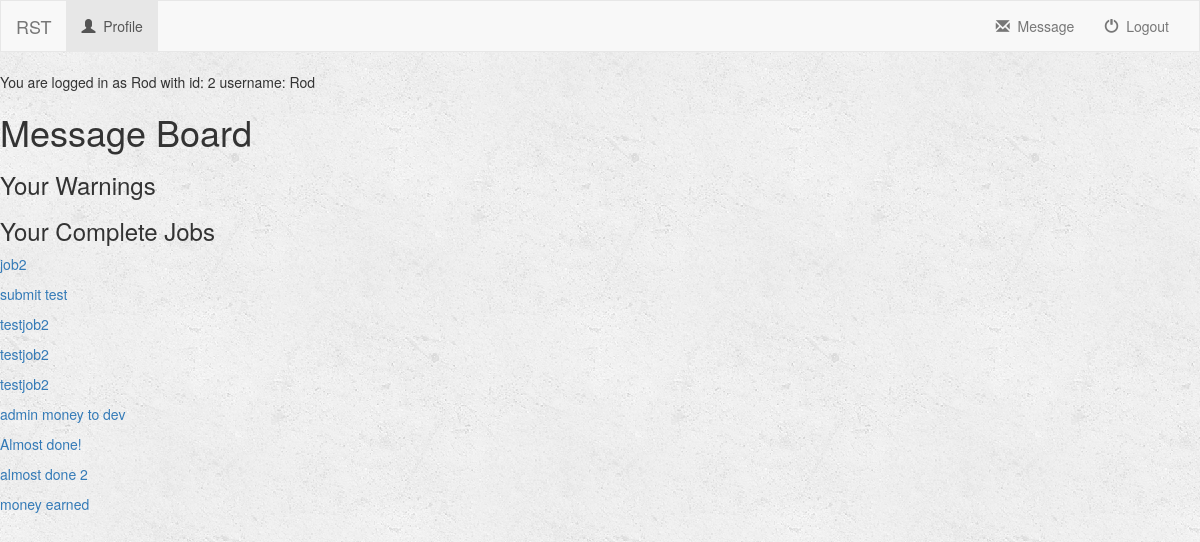
/turk/profile/2/message/ (signed in), run on the app's committed database.
### turk/models.py (models this page shows, shortened)
class Profile(models.Model):
    user = models.OneToOneField(User, on_delete=models.CASCADE, default=1)
    name = models.CharField(max_length=250)
    age = models.IntegerField(default=0)
    GENDER_CHOICES = (
        ('Male', 'Male'),
        ('Female', 'Female')
    )
    gender = models.CharField(max_length=6, choices=GENDER_CHOICES, default='Male')
    email = models.CharField(max_length=250)
    resume = models.FileField()
    sample_work_or_bussiness_credential = models.FileField()
    RATING_CHOICES=(
        (1, 1),
        (2, 2),
        (3, 3),
        (4, 4),
        (5, 5),
    )
    rating = models.FloatField(choices=RATING_CHOICES, default=5)
    average_rating = models.FloatField(default=0)       # average of rating RECEIVED by others
    rating_count = models.IntegerField(default=0)       # count of rating RECEIVED by others
    total_rating = models.FloatField(default=0)         # total rating RECEIVED by others
    avg_give_rating = models.FloatField(default=0)      # average of rating GIVEN to others
    total_give_rating = models.FloatField(default=0)    # total of rating GIVEN to others
    total_give_count = models.FloatField(default=0)     # count of rating GIVEN to others
    money = models.FloatField(default=0)
    POSITION_CHOICES=(
        ('Temporary', 'Temporary'),
        ('Client', 'Client'),
        ('Developer', 'Developer'),
    )
    position = models.CharField(max_length=9, choices=POSITION_CHOICES, default='Temporary')
    DESIRED_POSITION_CHOICES=(
        ('Client', 'Client'),
        ('Developer', 'Developer'),
    )
    desired_position = models.CharField(max_length=9, choices=DESIRED_POSITION_CHOICES, default='Client')
    profile_picture = models.ImageField(default='default.png')
    interest = models.TextField()
    isBlackListed = models.BooleanField(default=False)
    INTEREST_CHOICES=(
        ('Being Human', 'Being Human'),
        ('Software Development', 'Software Development'),
        ('Video Games', 'Video Games'),
        ('Social Media', 'Social Media'),
        ('Food', 'Food'),
        ('Party', 'Party'),
        ('Entrepreneurship', 'Entrepreneurship'),
        ('Money', 'Money'),
    )
    interest = MultiSelectField(choices=INTEREST_CHOICES, default="Being Human")
    honor_Early_Bird = models.BooleanField(default=False)
    honor_Hard_Worker = models.BooleanField(default=False)
    honor_MILLIONAIRE = models.BooleanField(default=False)
    honor_Job_Supplier = models.BooleanField(default=False)
    honor_Veteran = models.BooleanField(default=False)
    honor_toohardman = models.BooleanField(default=False)
    honor_Cold_Headed_Tim = models.BooleanField(default=False)
    honor_Novice = models.BooleanField(default=True)
    honor_Normie = models.BooleanField(default=False)
    honor_General = models.BooleanField(default=False)
    honor_Lurker = models.BooleanField(default=False)
    num_early = models.IntegerField(default=0)      # number of time dev delivered early
    money_earned = models.FloatField(default=0)     # amount of money dev made
    num_post = models.IntegerField(default=0)       # number of total posts client posted
    num_post_ex = models.IntegerField(default=0)    # number of expired posts client posted
    acc_created = models.DateTimeField(default=datetime.now())   # date of when acc made
    warn_poor = models.BooleanField(default=False)  # avg rating <=2 for >=5 projects
    warn_eval = models.BooleanField(default=False)  # avg rating to others <2 or >4 for >=8 projects
    warn_final = models.BooleanField(default=False) # final warning, next login = gg

class JobSubmission(models.Model):
    developer = models.ForeignKey(User, on_delete=models.CASCADE, default=1)
    job = models.ForeignKey(Job, on_delete=models.CASCADE, default=1)
    submission = models.TextField()
    RATING_CHOICES = (
        (1, 1),
        (2, 2),
        (3, 3),
        (4, 4),
        (5, 5),
    )
    rating = models.FloatField(choices=RATING_CHOICES, default=5)
    reason = models.TextField()
    def __str__(self):
        return self.submission

class Job(models.Model):
    user = models.ForeignKey(User, on_delete=models.CASCADE, default=1)
    job_title = models.CharField(max_length=250)
    job_description = models.TextField()
    job_price = models.FloatField(default=0)
    is_complete = models.BooleanField(default=False) # job submitted
    is_late = models.BooleanField(default=False)
    is_rated = models.BooleanField(default=False)
    is_open = models.BooleanField(default=True) # Job is still open for bid
    lowest_bid = models.FloatField(validators=[MinValueValidator(0), MaxValueValidator(100)], default=0)
    bid_deadline = models.DateTimeField(default=datetime.now()+timedelta(7))
    job_deadline = models.DateTimeField(default=datetime.now()+timedelta(21))

### turk/views.py (the view)
# urls.py: url(r'^profile/(?P<user_id>[0-9]+)/message/$', views.message, name='message'),
def message(request, user_id):
    user = get_object_or_404(User, pk=user_id)
    if request.user.profile.position == "Client":
        jobs = Job.objects.filter(user=user).filter(is_complete=True)
    if request.user.profile.position == "Developer":
        jobs = JobSubmission.objects.filter(developer=user)
    print(jobs)
    context = {
        'user': user,
        'jobs': jobs,
    }
    return render(request, 'turk/message.html', context)

### turk/templates/turk/message.html (shortened to what this page needs)
{% extends 'turk/base.html' %}
{% block body %}
<h1>Message Board</h1>
<h3>Your Warnings</h3>
<h3>Your Complete Jobs</h3>
{% if request.user.profile.position == "Developer" %}
    {% for job in jobs %}
        <p><a href="{% url 'turk:job_description' job.job.user.id job.job.id %}">{{job.job.job_title}}</a></p>
    {% endfor %}
{% endif %}
{% endblock %}

### turk/templates/turk/base.html (shortened to what this page needs)
<!DOCTYPE html>
<html lang="en">
<head>
    {% load staticfiles %}
    <link rel="stylesheet" href="https://maxcdn.bootstrapcdn.com/bootstrap/3.3.7/css/bootstrap.min.css">
    <link rel="stylesheet" type="text/css" href="{% static 'turk/style.css' %}" />
</head>
<body>
<nav class="navbar navbar-default">
    <div class="container-fluid">
        <div class = "navbar-header">
            <a class="navbar-brand" href ="{% url 'turk:index' %}">RST</a>
        </div>
        <div class="collapse navbar-collapse" id="topNavBar">
            {% if request.user.is_authenticated %}
                <ul class="nav navbar-nav">
                    <li class="active">
                        <a href="{% url 'turk:detail' request.user.id %}">
                            <span class="glyphicon glyphicon-user" aria-hidden="true"></span>&nbsp;
                            Profile
                        </a>
                    </li>
                </ul>
            {% endif %}
            {% if request.user.is_authenticated %}
                <ul class="nav navbar-nav navbar-right">
                    <li class="">
                        <a href="{% url 'turk:logout_user' %}">
                            <span class ="glyphicon glyphicon-off" aria-hidden="true"></span>&nbsp; Logout
                        </a>
                    </li>
                </ul>
                <ul class="nav navbar-nav navbar-right">
                    <li class="">
                        <a href="{% url 'turk:message' request.user.id %}">
                            <span class="glyphicon glyphicon-envelope" aria-hidden="true"></span>&nbsp;
                            Message
                        </a>
                    </li>
                </ul>
            {% endif %}
        </div>
    </div>
</nav>
{% if request.user.is_authenticated %}
    You are logged in as {{ request.user.profile.name }} with id: {{request.user.id}} username: {{request.user.username}}
{% endif %}
{% block body %}
{% endblock %}
</body>
</html>

### turk/static/turk/style.css (style rules this page uses)
body { background: white url("images/background.png"); }
.navbar { border-radius: 0; }

### data on the page
JobSubmission: job.job_title "job2"
JobSubmission: job.job_title "submit test"
JobSubmission: job.job_title "testjob2"
JobSubmission: job.job_title "testjob2"
JobSubmission: job.job_title "testjob2"
JobSubmission: job.job_title "admin money to dev"
JobSubmission: job.job_title "Almost done!"
JobSubmission: job.job_title "almost done 2"
JobSubmission: job.job_title "money earned"

### other printed values
{{ request.user.profile.name }} "Rod"
{{ request.user.id }} "2"
{{ request.user.username }} "Rod"
